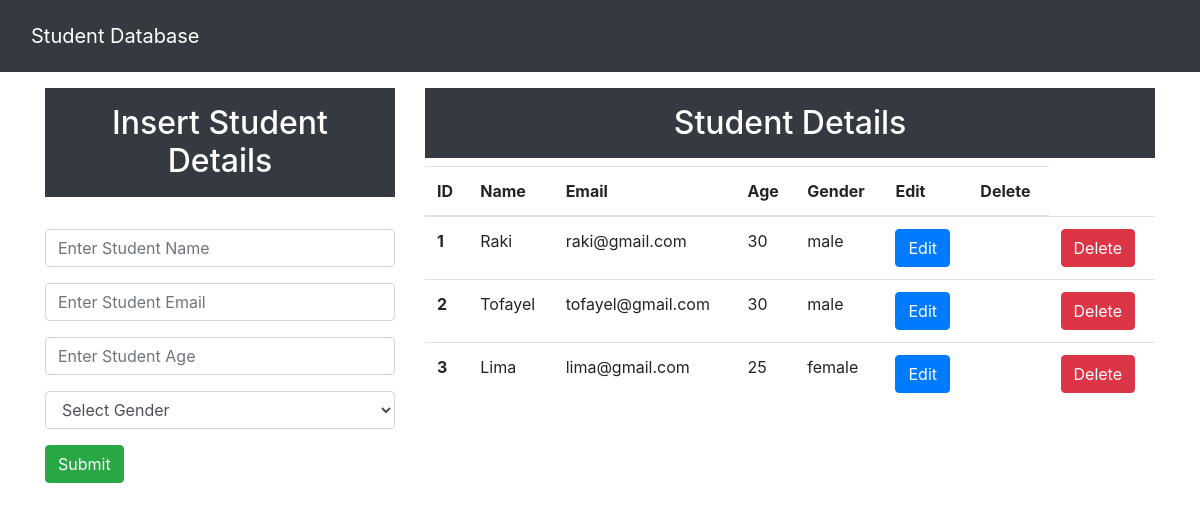
The app's page /, older data.
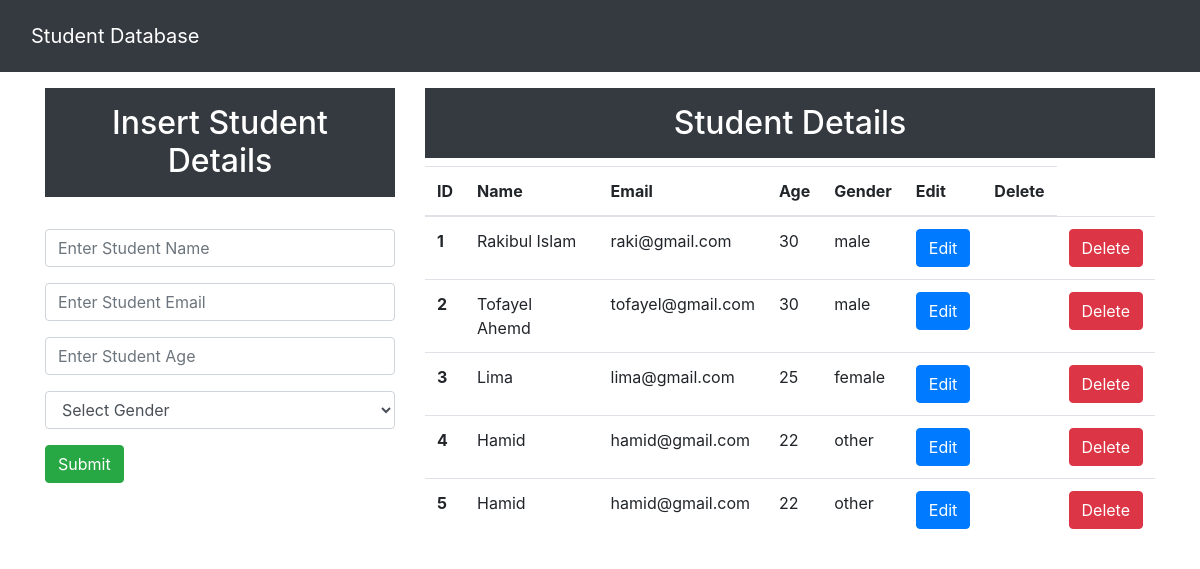
The same page, newer data.
### studentApp/models.py (models this page shows, shortened)
class StudentDataBase(models.Model):
    name = models.CharField(max_length=25, blank=False, null=False)
    email = models.EmailField()
    age = models.IntegerField()
    gender = models.CharField(max_length=25, blank=False, null=False)

### studentApp/views.py (the view)
# urls.py: path('', views.index, name='index'),
def index(request):
    student_data = StudentDataBase.objects.all()  # Retrieve all student records from the database
    context = {'student_data': student_data}  # Create a context dictionary and add the students data
    return render(request, 'index.html', context)  # Render the template with the context data

### templates/index.html (shortened to what this page needs)
<!doctype html>
<html lang="en">
<head>
    <link rel="stylesheet" href="https://cdn.jsdelivr.net/npm/bootstrap@4.6.2/dist/css/bootstrap.min.css"
>
</head>
<body>
<nav class="navbar navbar-dark bg-dark text-center p-3">
    <div class="container-fluid">
        <a class="navbar-brand" href="/">Student Database</a>
    </div>
</nav>
<div class="container mt-3">
    <div class="row">
        <div class="col-md-4">
            <h2 class="text-white bg-dark p-3 text-center">Insert Student Details</h2>
            <br>
            <form action="/insert" method="post">{% csrf_token %}
                <div class="form-group">
                    <input type="text" class="form-control" placeholder="Enter Student Name" name="name" required>
                </div>
                <div class="form-group">
                    <input type="email" class="form-control" placeholder="Enter Student Email" name="email" required>
                </div>
                <div class="form-group">
                    <input type="number" class="form-control" placeholder="Enter Student Age" name="age" required>
                </div>
                <div class="form-group">
                    <select id="gender" class="form-control" name="gender" required>
                        <option selected>Select Gender</option>
                    </select>
                </div>
                <div class="d-grid gap-2">
                    <button class="btn btn-success" type="submit">Submit</button>
                </div>
            </form>
        </div>
        <br>
        <div class="col-md-8">
            <h2 class="text-white bg-dark p-3 text-center"> Student Details</h2>
            <table class="table">
                <thead>
                <tr>
                    <th scope="col">ID</th>
                    <th scope="col">Name</th>
                    <th scope="col">Email</th>
                    <th scope="col">Age</th>
                    <th scope="col">Gender</th>
                    <th scope="col">Edit</th>
                    <th scope="col">Delete</th>
                </tr>
                </thead>
                <tbody>
                {% for d in student_data %}
                <tr>
                    <th scope="row">{{d.id}}</th>
                    <td>{{d.name}}</td>
                    <td>{{d.email}}</td>
                    <td>{{d.age}}</td>
                    <td>{{d.gender}}</td>
                    <td><a type="button" href="/update/{{d.id}}" class="btn btn-primary">Edit</a></td>
                    <td><td><a type="button" href="/delete/{{d.id}}" class="btn btn-danger">Delete</a></td></td>
                </tr>
                {% endfor %}
                </tbody>
            </table>
        </div>
    </div>
</div>
</body>
</html>

Row changes from the older to the newer data that the page shows:
changed StudentDataBase "raki@gmail.com": name "Raki" → "Rakibul Islam"
changed StudentDataBase "tofayel@gmail.com": name "Tofayel" → "Tofayel Ahemd"
added StudentDataBase: id "4", name "Hamid", email "hamid@gmail.com", age "22", gender "other"
added StudentDataBase: id "5", name "Hamid", email "hamid@gmail.com", age "22", gender "other"
